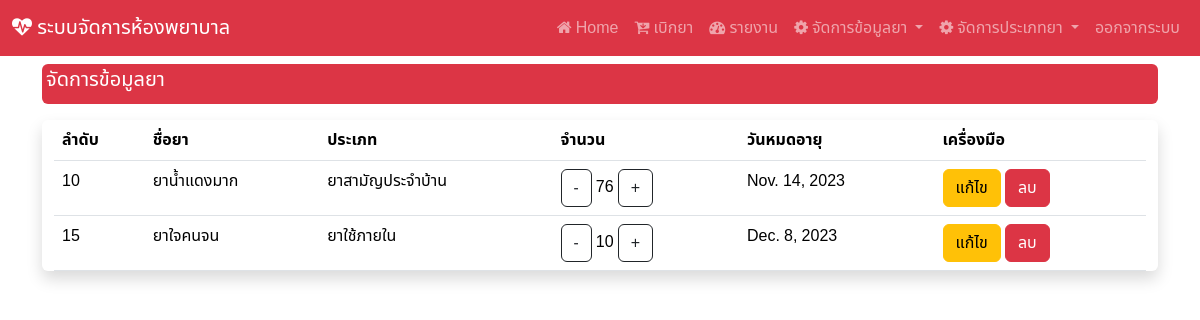
/manage_drug (signed in), run on the app's committed database.
### hospital_app/models.py (models this page shows, shortened)
class drug(models.Model):
    drug_id = models.AutoField(primary_key=True)
    drug_name = models.CharField(max_length=255)
    drug_type = models.ForeignKey(d_type, on_delete=models.CASCADE)
    drug_qty = models.IntegerField()
    drug_exp = models.DateField()

class d_type(models.Model):
    type_id = models.AutoField(primary_key=True)
    type_name = models.CharField(max_length=255)
    def __str__(self):
        return f"{self.type_name}"

### hospital_app/views.py (the view)
# urls.py: path('manage_drug',views.manage_drug),
def manage_drug(request):
    show_drug = drug.objects.all()
    context  = {"drug" : show_drug}
    return render(request,'edit_drug.html',context)

### hospital_app/templates/edit_drug.html (shortened to what this page needs)
{% extends "base.html" %}
{% block content %}
<div class="mt-2 p-1 bg-danger text-white rounded">
    <h5>จัดการข้อมูลยา</h5>
  </div>
<div class="container-fluid my-3 justify-content-center align-items-center shadow rounded">
<table class="table table-responsive">
    <thead>
        <tr>
            <th><div class="col d-none d-sm-block">
              ลำดับ
            </div></th>
            <th>ชื่อยา</th>
            <th>ประเภท</th>
            <th>จำนวน</th>
            <th>
              <div class="col d-none d-sm-block">
                วันหมดอายุ
              </div>
            </th>
            <th>เครื่องมือ</th>
        </tr>
    </thead>
    <tbody>
        {% for i in drug %}
        <tr>
            <td>{{i.drug_id}}</td>
            <td>{{i.drug_name}}</td>
            <td>{{i.drug_type}}</td>
            <td>
              <a href="decrease_qty/{{i.drug_id}}" class="btn btn-outline-dark"> - </a>
              {{i.drug_qty}}
              <a href="increase_qty/{{i.drug_id}}" class="btn btn-outline-dark"> + </a>
            </td>
            <td>{{i.drug_exp}}</td>
            <td> {% comment %} ปุ่มแก้ไข และ ลบ จะกลายเป็นไอคอนไม่จอลดขนาดลง {% endcomment %}
              <div class="col d-none d-sm-block">
                <a href="edit/{{i.drug_id}}" class="btn btn-warning">แก้ไข<a/>
                  <a href="#" class="btn btn-danger" data-bs-toggle="modal"
                  data-bs-target="#deleteConfirmationModal"
                  onclick="setDeleteUrl('delete/{{i.drug_id}}')">
                  ลบ
                    </a>
              </div>
              </td>{% comment %} ปุ่มแก้ไข และ ลบ จะกลายเป็นไอคอนไม่จอลดขนาดลง {% endcomment %}
        </tr>
        {% endfor %}
    </tbody>
</div>
{% endblock  %}

### hospital_app/templates/base.html (style rules this page uses)
body { font-family: "Noto Sans Thai", sans-serif; }

### data on the page
drug: drug_id "10", drug_name "ยาน้ำแดงมาก", drug_type "ยาสามัญประจำบ้าน", drug_qty "76", drug_exp "Nov. 14, 2023"
drug: drug_id "15", drug_name "ยาใจคนจน", drug_type "ยาใช้ภายใน", drug_qty "10", drug_exp "Dec. 8, 2023"
